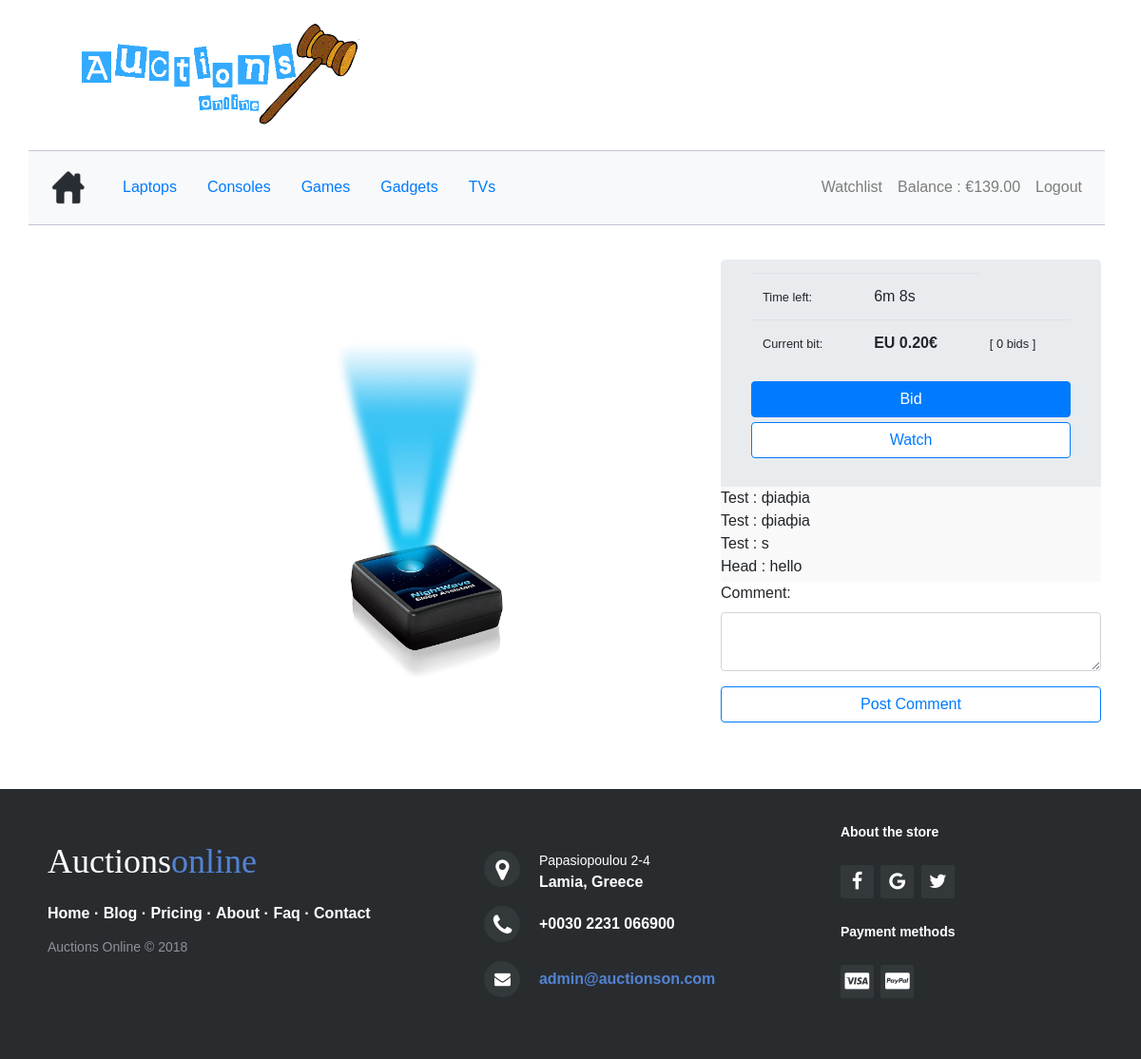
The app's page /website/bid/11/ (signed in) with its own data.
### website/models.py (models this page shows, shortened)
class UserDetails(models.Model):
    user_id = models.ForeignKey(User, on_delete=models.CASCADE)
    balance = models.DecimalField(max_digits=6, decimal_places=2)
    cellphone = models.CharField(max_length=14)
    address = models.CharField(max_length=255)
    town = models.CharField(max_length=45)
    post_code = models.CharField(max_length=45)
    country = models.CharField(max_length=45)

class Auction(models.Model):
    product_id = models.ForeignKey(Product, on_delete=models.CASCADE)
    number_of_bids = models.IntegerField()
    time_starting = models.DateTimeField()
    time_ending = models.DateTimeField()

class Product(models.Model):
    CATEGORIES = (
        ('LAP', 'Laptop'),
        ('CON', 'Console'),
        ('GAD', 'Gadget'),
        ('GAM', 'Game'),
        ('TEL', 'TV')
    )
    title = models.CharField(max_length=255)
    image = models.ImageField(upload_to='images/')
    description = models.CharField(max_length=500)
    quantity = models.IntegerField()
    category = models.CharField(
        max_length=3,
        choices=CATEGORIES
    )
    date_posted = models.DateTimeField(auto_now_add=True, blank=True)

class Chat(models.Model):
    auction_id = models.ForeignKey(Auction, on_delete=models.CASCADE)
    user_id = models.ForeignKey(User, on_delete=models.CASCADE)
    message = models.TextField()
    time_sent = models.DateTimeField()

### website/views.py (the view)
# urls.py: path('bid/<int:auction_id>/', views.bid_page, name='bid_page'),
def bid_page(request, auction_id):
    print(type(auction_id))
    try:
        if request.session['username']:
            auction = Auction.objects.filter(id=auction_id)
            if auction[0].time_starting > timezone.now():
                return index(request)
            user = User.objects.get(username=request.session['username'])
            userDetails = UserDetails.objects.get(user_id=user.id)
            balance = userDetails.balance
            stats = []
            time_left, expired = remaining_time(auction[0])
            stats.append(time_left)  # First element in stats list
            current_cost = 0.20 + (auction[0].number_of_bids * 0.20)
            current_cost = "%0.2f" % current_cost
            stats.append(current_cost)
            if expired < 0:  # if auction ended append false.
                stats.append(False)
            else:
                stats.append(True)
            latest_bid = Bid.objects.all().order_by('-bid_time')
            if latest_bid:
                winner = User.objects.filter(id=latest_bid[0].user_id.id)
                stats.append(winner[0].username)
            else:
                stats.append(None)
            chat = Chat.objects.all().order_by('time_sent')
            stats.append(chat)
            w = Watchlist.objects.filter(user_id=user)
            watchlist = Auction.objects.none()
            for item in w:
                a = Auction.objects.filter(id=item.auction_id.id)
                watchlist = list(chain(watchlist, a))
            return render(request, 'bid.html',
                          {
                              'auction': auction[0],
                              'user': user,  # Remove [0] here
                              'stats': stats,
                              'watchlist': watchlist,
                              'balance': balance
                          })
    except KeyError:
        return index(request)
    return index(request)

### website/templatetags/custom_tags.py (called while the page is built)
@register.filter(name='search')
def search(value, id):
    for v in value:
        if v.id == id:
            return True
    return False

### website/transactions.py (called while the page is built)
def remaining_time(auction):
    time_left = auction.time_ending - timezone.now()
    days, seconds = time_left.days, time_left.seconds
    hours = days * 24 + seconds // 3600
    minutes = (seconds % 3600) // 60
    seconds = seconds % 60
    time_left = str(minutes) + "m " + str(seconds) + "s"
    expired = days
    return time_left, expired

### website/templates/bid.html (shortened to what this page needs)
<!DOCTYPE html>
<html>
<head>
    <link rel="stylesheet" type="text/css" href="/static/css/bid.css">
</head>
<body>
{% extends 'index.html' %}
{% block body %}
<div id="bid-flexbox" class="d-flex flex-row">
    <div class="p-2"><img id="preview_product" src="/media/{{ auction.product_id.image }}" /></div>
    <div class="p-2">
        <div id="bidding" class="jumbotron">
            <div id="bid_table">
                <table  class="table table-borderless">
                    <tbody>
                        <tr>
                            {% if stats.2 %}
                            <td><small>Time left:</small></td>
                            <td>{{ stats.0 }}</td>
                            {% else %}
                            <p>Auction Ended! The winner is : {{ stats.3 }}</p>
                            {% endif %}
                        </tr>
                        <tr>
                            <td><small>Current bit:</small></td>
                            <td><b>EU {{stats.1}}€</b></td>
                            <td><small>[ {{ auction.number_of_bids }} bids ]</small></td>
                        </tr>
                    </tbody>
                </table>
            </div>
            {% if stats.2 %}
            <div>
                <button type="button" id="b_button" class="btn btn-primary" onclick="location.href='/website/bid/{{auction.id}}/raise_bid'">Bid</button>
            </div>
            {% endif %}
            <div>
                <button type="button" id="w_button" class="btn btn-outline-primary watch_button" onclick="location.href='/website/watchlist/{{auction.id}}'">
                    {% load custom_tags %}
                    {% if watchlist %}
                        {% if watchlist|search:auction.id%}
                            Unwatch
                        {% else %}
                            Watch
                        {% endif %}
                    {% else %}
                        Watch
                    {% endif %}
                </button>
            </div>
        </div>
        <div id="comments">
            {% for c in stats.4 %}
            {{ c.user_id.username }} : {{ c.message }}<br>
            {% endfor %}
        </div>
        <form method="post" action="/website/bid/{{auction.id}}/comment/">{% csrf_token %}
        <div class="form-group">
            <label for="comment">Comment:</label>
            <textarea class="form-control" rows="2" id="comment" name="comment"></textarea>
        </div>
        <button id="post_button" type="submit" class="btn btn-outline-primary">Post Comment</button>
        </form>
    </div>
</div>
{% endblock %}

### website/templates/home.html (shortened to what this page needs)
<!DOCTYPE html>
<html>
<head>
</head>
<body>
    <li class="nav-item">
        <a class="nav-link" href="/website/watchlist/">Watchlist</a>
    </li>
    <li class="nav-item open-modal">
        <a class="nav-link" href="/website/balance/">Balance : €{{ balance }}</a>
    </li>
    <li class="nav-item">
        <a class="nav-link" href="/website/logout/">Logout</a>
    </li>
</body>
</html>

### website/static/css/bid.css (style rules this page uses)
#preview_product { max-height: 500px; max-width: 500px; margin-top: 80px; margin-right: 40px; }
#comments { background: #f9f9f9; width: 400px; height: 100px; overflow-y: scroll; }
#bid-flexbox { margin-top: 20px; }
#b_button { width: 100%; }
#w_button { width: 100%; margin-top: 5px; background: white; }
#bid_table { margin-top: -50px; }
#bidding { height: 65%; margin-bottom: 20px; }
#comments { margin-top: -80px; }
#post_button { width: 100%; }

### website/static/css/modal.css (style rules this page uses)
body { font-family: 'Barlow Semi Condensed', sans-serif; }

### records on screen
UserDetails: balance "139.00"
Auction: product_id.image (picture), number_of_bids "0"
Chat: user_id.username "Test", message "фіафіа"
Chat: user_id.username "Test", message "фіафіа"
Chat: user_id.username "Test", message "s"
Chat: user_id.username "Head", message "hello"

### other values on screen
{{ stats.0 }} "6m 8s"
{{ stats.1 }} "0.20"
